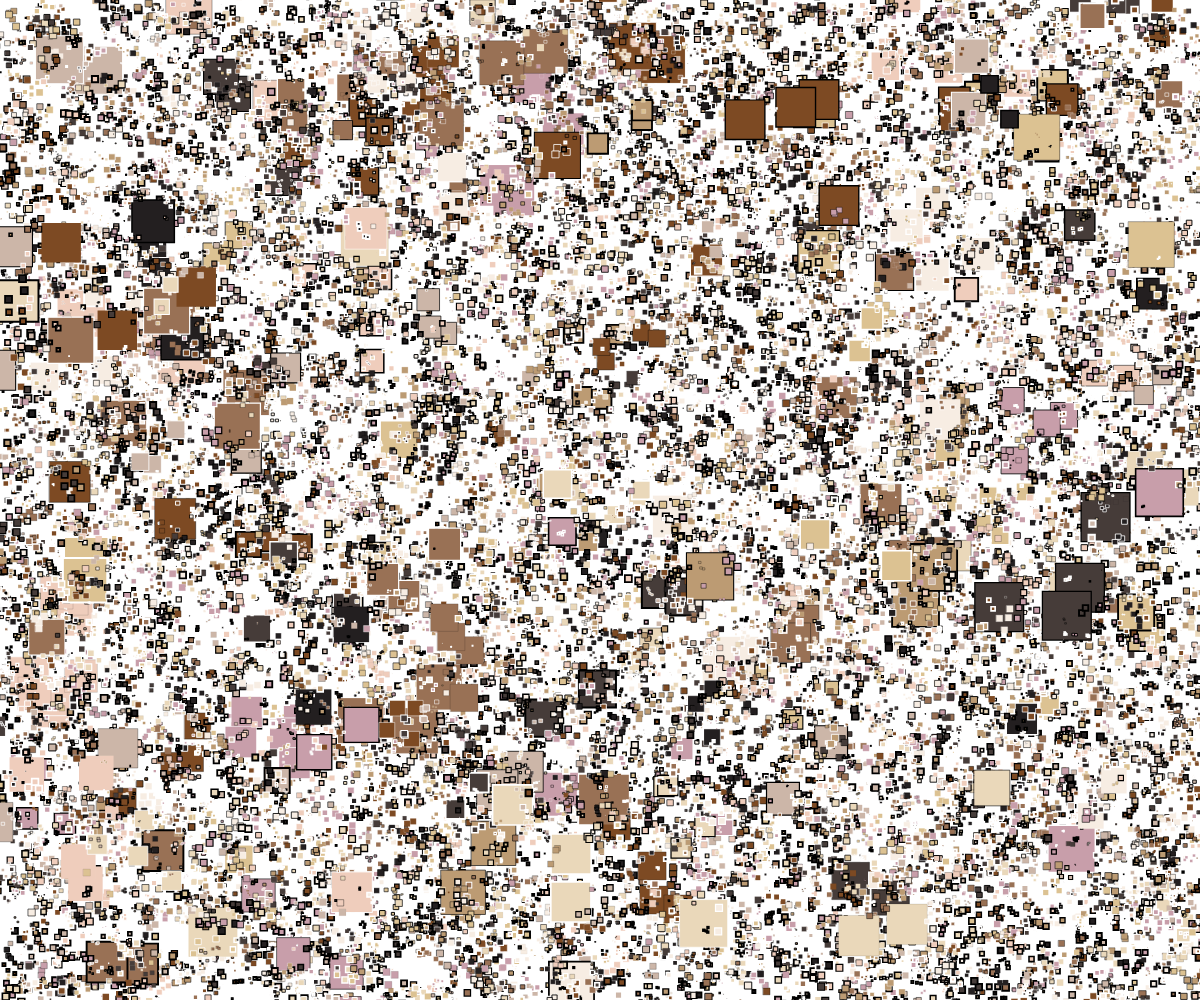
Frame 1 (no input)
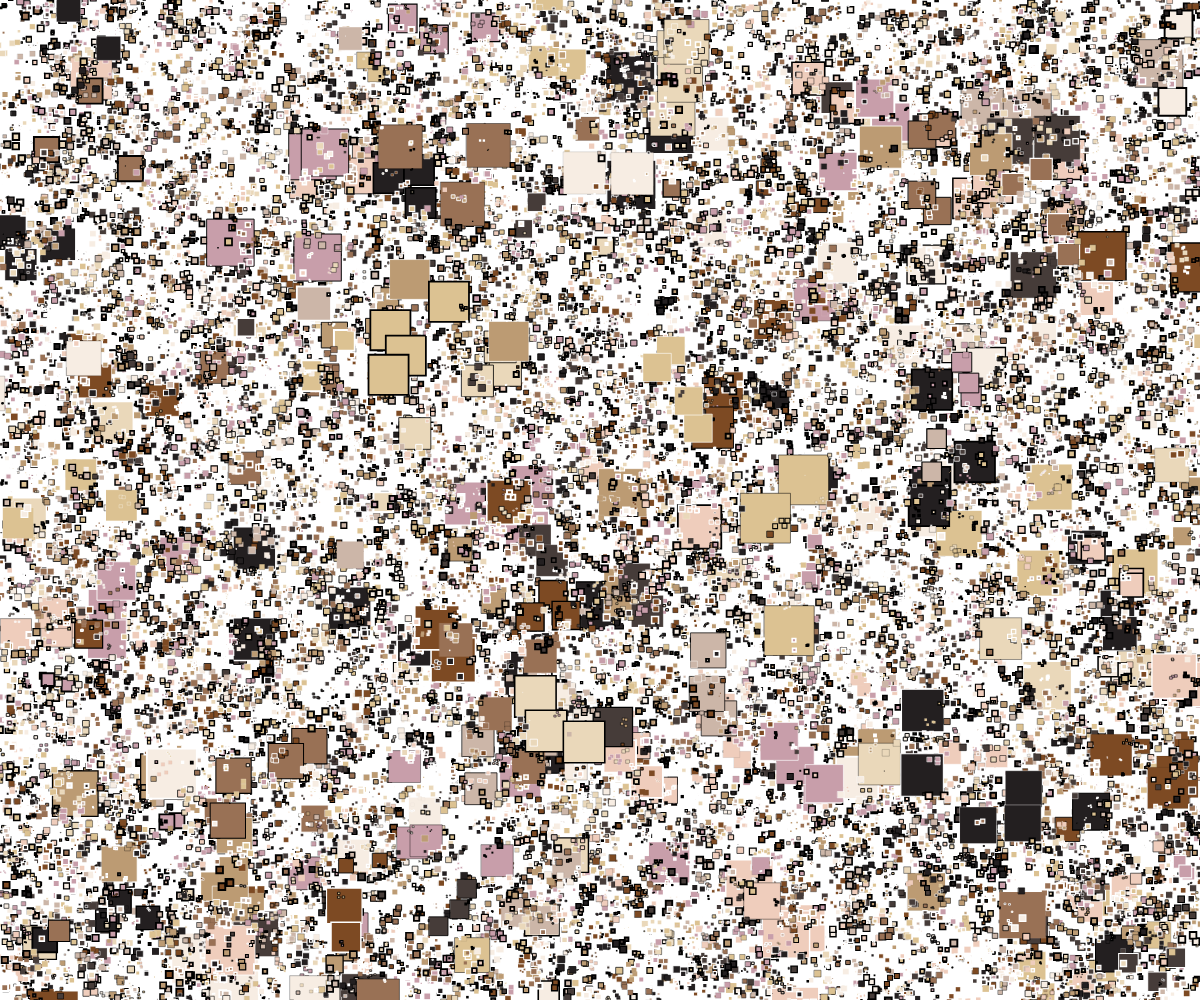
Frame 2 (the mouse pressed at the canvas centre, redrawn once)

The p5.js sketch that drew these frames (run headless with seeded random() and noise() and a simulated clock; the mouse was pressed at the canvas centre and the sketch redrawn once):

// p5.js sketch
// ── sketch.js
let colors = [];

function setup() {
  createCanvas(windowWidth, windowHeight);
  noLoop(); // Disegna una sola volta
  noStroke(); // No bordi

  // Palette di colori più vicina all'immagine (toni caldi e neutri)
  colors = [
    color(35, 31, 32),   // Nero scuro
    color(125, 74, 35),  // Marrone scuro
    color(188, 155, 115),// Marrone chiaro
    color(234, 216, 186),// Beige
    color(247, 237, 227),// Bianco sporco
    color(220, 194, 146),// Sabbia
    color(153, 113, 85), // Marrone medio
    color(204, 182, 168),// Grigio caldo
    color(239, 205, 188),// Rosa tenue
    color(200, 158, 170), // Big Bubble sbiadita
    color(70, 60, 57), // Grigio scuro
    
  ];
}

function draw() {
  background(255);

  // Layer per quadrati piccoli
  drawLayer(15000, 1, 20, 1, 3, 50, 200, 1, 5); // Quadrati, dimensioni tra 0.1 e 10px

  // Layer per quadrati grandi
  drawLayer(400, 20, 70, 2, 4, 30, 150, 1, 3); // Quadrati, dimensioni tra 20 e 50px
}

// Disegno un layer
function drawLayer(numSquares, minSize, maxSize, minStrokeWeight, maxStrokeWeight, minAlpha, maxAlpha, minLayers, maxLayers) {
  for (let i = 0; i < numSquares; i++) {
    // Posizione casuale
    let x = random(width);
    let y = random(height);

    // Genera un valore casuale tra 0 e 1 per determinare la dimensione
    let prob = random(1);
    let size;

     // Se prob è minore di x, crea quadrati piccoli
     if (prob < 0.99) {
      size = random(0.02, 7); // Quadrati piccoli
    } 
    // Altrimenti crea quadrati grandi
    else {
      size = random(10, 50); // Quadrati grandi
    }
 
      // Colore casuale dalla palette
    let col = random(colors);
    // Opacità
    let alpha = random(1000, 1000);
    fill(col.levels[0], col.levels[1], col.levels[2], alpha);
    
    // Margine casuale bianco o nero
    let borderColor = random([0, 255]); // Nero (0) o bianco (255)
    stroke(borderColor);
    strokeWeight(random(0.01, 2)); // Spessore del bordo variabile
    
    // Sovrapposizione tramite disegno di più rettangoli vicini
    let numLayers = floor(random(1, 5)); // Più rettangoli sovrapposti per effetto di caos

    for (let j = 0; j < numLayers; j++) {
      // Leggera variazione della posizione per ogni layer
      let offsetX = random(-size * 2, size * 2);
      let offsetY = random(-size * 2, size * 2);
      
      rect(x + offsetX, y + offsetY, size, size);
    }
  }
}

function windowResized() {
  resizeCanvas(windowWidth, windowHeight);
}
